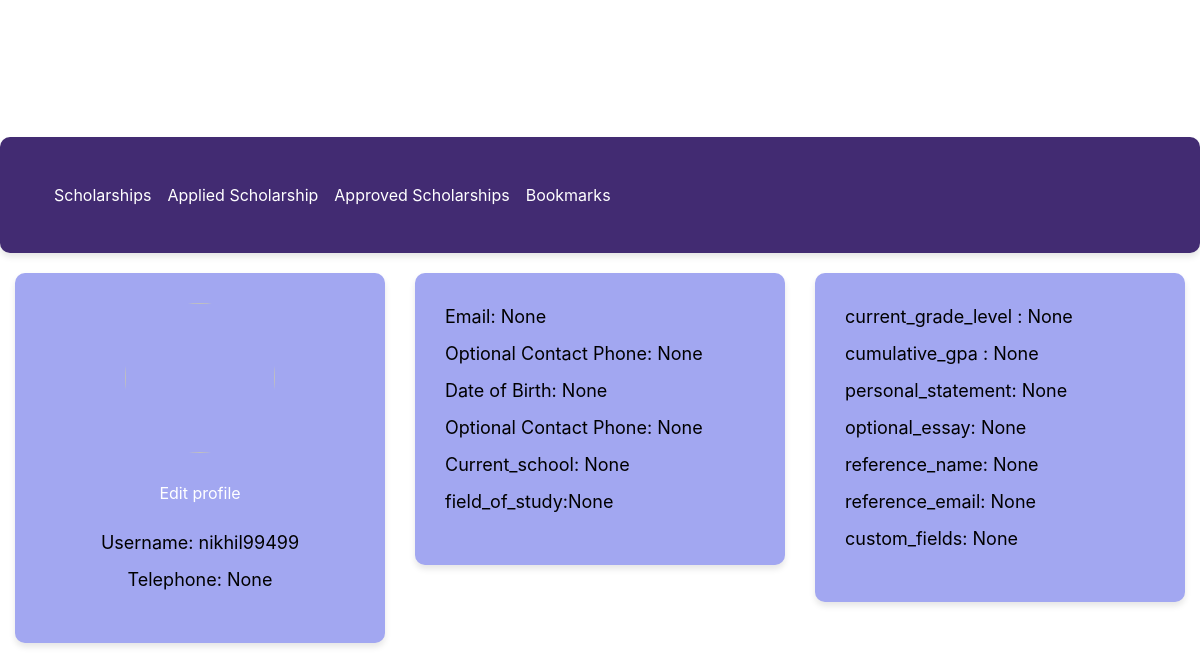
Screenshot of /profile/view_profile (signed in) with the database file from the repository.
### userprofile/models.py (models this page shows, shortened)
class UserProfile(models.Model):
    id= models.IntegerField(primary_key=True)
    user = models.OneToOneField(User, on_delete=models.CASCADE)
    date_of_birth = models.DateField(null=True)
    gender = models.CharField(max_length=10, choices=[('male', 'Male'), ('female', 'Female'), ('other', 'Other')])
    contact_email = models.EmailField(null=True)
    telephone_number = models.CharField(max_length=20,null=True)
    optional_contact_phone = models.CharField(max_length=20,null=True)
    current_school = models.CharField(max_length=255,null=True)
    field_of_study = models.CharField(max_length=255,null=True)
    current_grade_level = models.CharField(max_length=10,null=True)
    cumulative_gpa = models.DecimalField(max_digits=4, decimal_places=2,null=True)
    personal_statement = models.TextField(null=True)
    optional_essay = models.TextField(null=True)
    reference_name = models.CharField(max_length=255,null=True)
    reference_email = models.EmailField(null=True)
    custom_fields = JSONField(blank=True, null=True)

### userprofile/views.py (the view)
# urls.py: path('view_profile',views.view_profile, name='viewprofile'),
@login_required
def view_profile(request):
    try:
        profile = UserProfile.objects.get(user=request.user)
    except ObjectDoesNotExist:
        return redirect('addprofile')
    return render(request, "view_profile.html", {"profile": profile})

### userprofile/templates/view_profile.html (shortened to what this page needs)
<!DOCTYPE html>
<html lang="en">
<head>
  <link rel="stylesheet" href="https://cdnjs.cloudflare.com/ajax/libs/font-awesome/4.7.0/css/font-awesome.min.css">
  <link rel="stylesheet" href="https://cdn.jsdelivr.net/npm/bootstrap@4.0.0/dist/css/bootstrap.min.css">
</head>
<body>
  <div class="container">
    <div class="row">
      <div class="other-info-container">
        <nav class="navbar navbar-dark navbar-expand-lg">
          <ul class="navbar-nav">
            <li class="nav-item">
              <a class="nav-link" href="{% url 'scholarships'%}">Scholarships</a>
            </li>
            <li class="nav-item">
              <a class="nav-link" href="{% url 'applicant_history'%}">Applied Scholarship</a>
            </li>
            <li class="nav-item">
              <a class="nav-link" href="{% url 'approved_application'%}">Approved Scholarships</a>
            </li>
            <li class="nav-item">
              <a class="nav-link" href="{% url 'bookmarks'%}">Bookmarks</a>
            </li>
          </ul>
        </nav>
      </div>
    </div>
<div class="row">
  <div class="col-md-4 "style='text-align:center'>
    <div class="profile-container">
      <div class="main">
        <div class="profile">
          <div class="profile">
            <img src="https://media.istockphoto.com/vectors/default-profile-picture-avatar-photo-placeholder-vector-illustration-vector-id1223671392?k=20&m=1223671392&s=612x612&w=0&h=lGpj2vWAI3WUT1JeJWm1PRoHT3V15_1pdcTn2szdwQ0=" class="profile-img" />
        </div>
        <div class="content">
            <p><a class="nav-link" href="{% url 'editprofile' id=profile.id %}">Edit profile</a></p>
            <p class="profile-info">Username: {{ profile.user }}</p>
            <p class="profile-info">Telephone: {{ profile.telephone_number }}</p>
        </div>
        </div>
      </div>
    </div>
  </div>
  <div class="col-md-4">
    <div class="profile-container">
      <div class="content">
        <p class="profile-info">Email: {{ profile.contact_email }}</p>
        <p class="profile-info">Optional Contact Phone: {{ profile.optional_contact_phone }}</p>
        <p class="profile-info">Date of Birth: {{ profile.date_of_birth }}</p>
        <p class="profile-info">Optional Contact Phone: {{ profile.optional_contact_phone }}</p>
        <p class="profile-info">Current_school: {{ profile.current_school }}</p>
        <p class="profile-info">field_of_study:{{ profile.field_of_study }}</p>
    </div>
  </div>
  </div>
  <div class="col-md-4">
    <div class="profile-container">
    <div class="content">
      <p class="profile-info"> current_grade_level : {{ profile.current_grade_level }}</p>
      <p class="profile-info">cumulative_gpa : {{ profile.cumulative_gpa }}</p>
      <p class="profile-info">personal_statement: {{ profile.personal_statement}}</p>
      <p class="profile-info">optional_essay: {{ profile.optional_essay }}</p>
      <p class="profile-info"> reference_name: {{ profile.reference_name }}</p>
      <p class="profile-info">reference_email: {{ profile.reference_email }}</p>
      <p class="profile-info">custom_fields: {{ profile.custom_fields }}</p>
    </div>
  </div>
  </div>
</div>
  </div>
</body>
</html>

### userprofile/templates/view_profile.html (style rules this page uses)
body { display: flex; justify-content: center; align-items: center; height: 100vh; margin: 0; }
.container { max-width: 1200px; }
.row { margin-bottom: 20px; }
.profile-container { width: 100%; background-color: rgb(162, 167, 241); box-shadow: 10px 16px 16px #422b72; padding: 30px; border-radius: 10px; box-shadow: 0 4px 6px rgba(0, 0, 0, 0.1); }
.profile { text-align: center; margin-bottom: 20px; }
.profile img { border-radius: 50%; height: 150px; width: 150px; }
.content { margin-bottom: 20px; }
.profile-info { font-size: 18px; margin-bottom: 10px; color: black; }
.other-info-container { width: 100%; background-color: rgb(66, 43, 114); padding: 30px; border-radius: 10px; box-shadow: 0 4px 6px rgba(0, 0, 0, 0.1); }
.nav-link { color: white !important; }

### rows the page displays
UserProfile: user "nikhil99499", telephone_number "None", contact_email "None", optional_contact_phone "None", date_of_birth "None", current_school "None", field_of_study "None", current_grade_level "None", cumulative_gpa "None", personal_statement "None", optional_essay "None", reference_name "None", reference_email "None", custom_fields "None"
